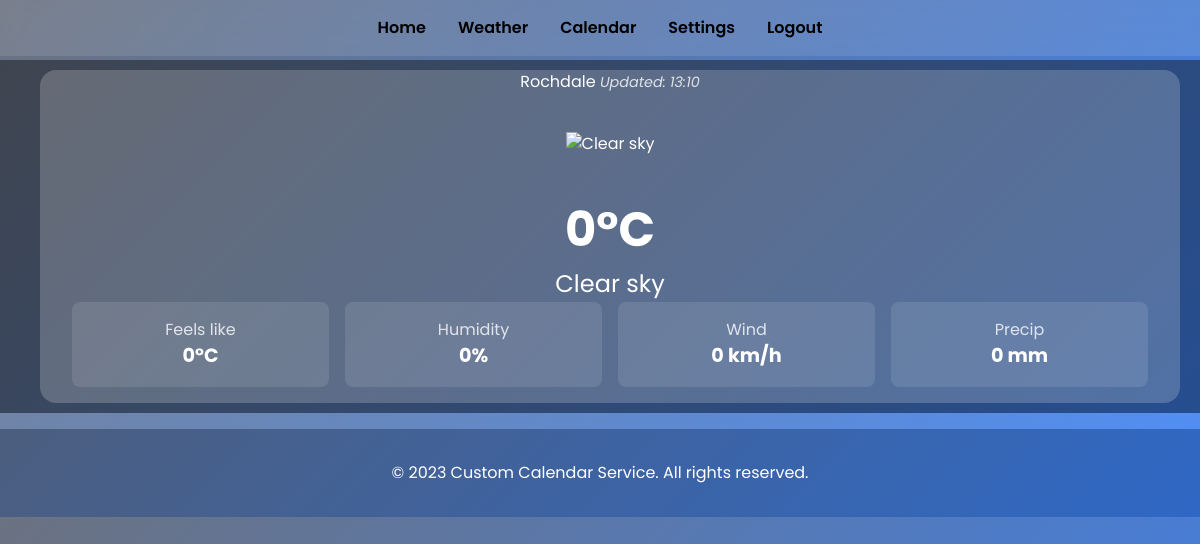
Screenshot of /weather.php (signed in) with the database file from the repository.
### tables this page shows
CREATE TABLE weather_preferences (
        id INTEGER PRIMARY KEY AUTOINCREMENT,
        user_id INTEGER NOT NULL UNIQUE,
        location_type TEXT NOT NULL, -- 'geolocation' or 'city'
        city_name TEXT,
        latitude REAL,
        longitude REAL,
        timestamp DATETIME DEFAULT CURRENT_TIMESTAMP
    );

### config.php (called while the page is built, shortened)
<?php
try {
    $db = new PDO('sqlite:access.db');
    $db->setAttribute(PDO::ATTR_ERRMODE, PDO::ERRMODE_EXCEPTION);
    $db->exec("CREATE TABLE IF NOT EXISTS users (
        user_id INTEGER PRIMARY KEY AUTOINCREMENT,
        username TEXT NOT NULL UNIQUE,
        password TEXT NOT NULL,
        access_code TEXT NOT NULL
    )");
    $db->exec("CREATE TABLE IF NOT EXISTS events (
        event_id INTEGER PRIMARY KEY AUTOINCREMENT,
        user_id INTEGER NOT NULL,
        summary TEXT NOT NULL,
        start_time DATETIME NOT NULL,
        end_time DATETIME NOT NULL,
        description TEXT,
        all_day BOOLEAN DEFAULT 0,
        timestmp DATETIME DEFAULT CURRENT_TIMESTAMP,
        source TEXT DEFAULT 'local',
        google_event_id TEXT,
        ics_calendar_id INTEGER
    )");
    $db->exec("CREATE TABLE IF NOT EXISTS ics_calendars (
        calendar_id INTEGER PRIMARY KEY AUTOINCREMENT,
        user_id INTEGER NOT NULL,
        ics_url TEXT NOT NULL,
        skip_outdated BOOLEAN DEFAULT 0,
        UNIQUE(user_id, ics_url)
    )");
    $db->exec("CREATE TABLE IF NOT EXISTS weather_preferences (
        id INTEGER PRIMARY KEY AUTOINCREMENT,
        user_id INTEGER NOT NULL UNIQUE,
        location_type TEXT NOT NULL, -- 'geolocation' or 'city'
        city_name TEXT,
        latitude REAL,
        longitude REAL,
        timestamp DATETIME DEFAULT CURRENT_TIMESTAMP
    )");
} catch (PDOException $e) {
    die("Database Error: " . $e->getMessage());
}
function get_icon_class($code) {
    return match($code) {
        0 => 'img/icons/Clear_sky.png',
        1 => 'img/icons/Mainly_clear.png',
        2 => 'img/icons/Partly_cloudy.png',
        3 => 'img/icons/Overcast.png',
        45 => 'img/icons/Fog.png',
        48 => 'img/icons/Depositing_rime_fog.png',
        51 => 'img/icons/Light_drizzle.png',
        53 => 'img/icons/Moderate_drizzle.png',
        55 => 'img/icons/Dense_drizzle.png',
        61 => 'img/icons/Slight_rain.png',
        63 => 'img/icons/Moderate_rain.png',
        65 => 'img/icons/Heavy_rain.png',
        71 => 'img/icons/Slight_snow_fal.png',
        73 => 'img/icons/Moderate_snow_fall.png',
        75 => 'img/icons/Heavy_snow_fal.png',
        80 => 'img/icons/Slight_rain_showers.png',
        81 => 'img/icons/Moderate_rain_showers.png',
        82 => 'img/icons/Violent_rain_showers.png',
        95 => 'img/icons/Thunderstorm.png',
        96 => 'img/icons/Thunderstorm_with_slight_hail.png',
        99 => 'img/icons/Thunderstorm_with_heavy_hail.png',
        default => 'img/icons/Unknown.png'
    };
}
function get_weather_data() {
    global $db;
    $lat = 53.6177;
    $lon = -2.1552;
    $location_name = 'Rochdale, UK';
    if (isset($_SESSION['user_id'])) {
        $stmt = $db->prepare("SELECT * FROM weather_preferences WHERE user_id = ?");
        $stmt->execute([$_SESSION['user_id']]);
        $prefs = $stmt->fetch(PDO::FETCH_ASSOC);
        if ($prefs) {
            if ($prefs['location_type'] === 'city' && $prefs['latitude'] && $prefs['longitude']) {
                $lat = $prefs['latitude'];
                $lon = $prefs['longitude'];
                $location_name = $prefs['city_name'];
            } elseif ($prefs['location_type'] === 'geolocation') {
                $location_name = 'Current Location';
            }
        }
    }
    $url = "https://api.open-meteo.com/v1/forecast?latitude={$lat}&longitude={$lon}&current=temperature_2m,relative_humidity_2m,apparent_temperature,precipitation,weather_code,wind_speed_10m,wind_direction_10m&daily=weather_code,temperature_2m_max,temperature_2m_min,precipitation_sum&timezone=auto&forecast_days=7";
    $weather_data = json_decode(file_get_contents($url), true);
    $current = $weather_data['current'] ?? [];
    $daily = $weather_data['daily'] ?? [];
    $weather_codes = [
        0 => 'Clear sky', 1 => 'Mainly clear', 2 => 'Partly cloudy', 3 => 'Overcast',
        45 => 'Fog', 48 => 'Depositing rime fog', 51 => 'Light drizzle', 53 => 'Moderate drizzle', 55 => 'Dense drizzle',
        61 => 'Slight rain', 63 => 'Moderate rain', 65 => 'Heavy rain',
        71 => 'Slight snow fall', 73 => 'Moderate snow fall', 75 => 'Heavy snow fall',
        80 => 'Slight rain showers', 81 => 'Moderate rain showers', 82 => 'Violent rain showers',
        95 => 'Thunderstorm', 96 => 'Thunderstorm with slight hail', 99 => 'Thunderstorm with heavy hail'
    ];
    $code = $current['weather_code'] ?? 0;
    $description = $weather_codes[$code] ?? 'Unknown';
    $icon_class = get_icon_class($code);
    return [
        'current' => $current,
        'daily' => $daily,
        'description' => $description,
        'icon_class' => $icon_class,
        'weather_codes' => $weather_codes,
        'location_name' => $location_name
    ];
}
?>

### weather.php (the view, shortened to what this page needs)
<?php
include 'config.php';
$weather = get_weather_data();
?>
<!DOCTYPE html>
<html lang="en">
<head>
    <script src="https://cdn.tailwindcss.com"></script>
</head>
<body>
    <?php include 'menu.php'; ?>
    <section class="weather-section">
        <div class="weather-content">
            <div class="weather-card">
                <div class="location"><?php echo htmlspecialchars($weather['location_name']); ?>                <i class="update-time">Updated: <?php echo date('H:i'); ?></i>
</div>
                <div class="weather-icon"><img src="<?php echo $weather['icon_class']; ?>" alt="<?php echo $weather['description']; ?>"></div>
                <div class="weather-temp"><?php echo round($weather['current']['temperature_2m'] ?? 0); ?>°C</div>
                <div class="weather-desc"><?php echo $weather['description']; ?></div>
                <div class="weather-details">
                    <div class="weather-detail-item feels-like">
                        <span class="weather-detail-label">Feels like</span>
                        <span class="weather-detail-value"><?php echo round($weather['current']['apparent_temperature'] ?? 0); ?>°C</span>
                    </div>
                    <div class="weather-detail-item humidity">
                        <span class="weather-detail-label">Humidity</span>
                        <span class="weather-detail-value"><?php echo $weather['current']['relative_humidity_2m'] ?? 0; ?>%</span>
                    </div>
                    <div class="weather-detail-item wind">
                        <span class="weather-detail-label">Wind</span>
                        <span class="weather-detail-value"><?php echo round($weather['current']['wind_speed_10m'] ?? 0); ?> km/h</span>
                    </div>
                    <div class="weather-detail-item precip">
                        <span class="weather-detail-label">Precip</span>
                        <span class="weather-detail-value"><?php echo $weather['current']['precipitation'] ?? 0; ?> mm</span>
                    </div>
                </div>
            </div>
        </div>
    </section>
    <section class="forecast-section">
    </section>
    <footer>
        <p>&copy; 2023 Custom Calendar Service. All rights reserved.</p>
    </footer>
</body>
</html>

### weather.php (style rules this page uses)
body { padding-top: 60px; font-family: 'Poppins', sans-serif; background: linear-gradient(135deg, #6B7280, #3B82F6); color: #fff; overflow-x: hidden; }
.weather-section { position: relative; display: flex; align-items: center; justify-content: center; text-align: center; overflow: hidden; padding: 0; width: 100%; }
.weather-section::before { content: ''; position: absolute; top: 0; left: 0; width: 100%; height: 100%; background: rgba(0, 0, 0, 0.4); z-index: 1; }
.weather-content { z-index: 2; width: 95%; padding: 0; height: 100%; }
.weather-card { display: flex; flex-direction: column; align-items: center; background: rgba(255, 255, 255, 0.2); padding-left: 2rem; padding-right: 2rem; border-radius: 1rem; text-align: center; width: 100%; height: 100%; margin: 10px; animation: fadeInUp 1s ease-out; overflow-y: auto; }
.weather-icon { display: flex; justify-content: center; align-items: center; width: 100px; height: 100px; }
.weather-icon img { max-width: 100%; max-height: 100%; object-fit: contain; }
.weather-temp { font-size: 3rem; font-weight: bold; }
.weather-desc { font-size: 1.5rem; }
.weather-details { display: grid; grid-template-columns: repeat(auto-fit, minmax(150px, 1fr)); gap: 1rem; margin-bottom: 1rem; width: 100%; }
.weather-detail-item { background: rgba(255, 255, 255, 0.1); padding: 1rem; border-radius: 0.5rem; text-align: center; }
.weather-detail-label { display: block; font-size: 1rem; opacity: 0.8; }
.weather-detail-value { font-size: 1.2rem; font-weight: bold; }
.update-time { font-size: 0.9rem; opacity: 0.8; }
.forecast-section { position: relative; display: flex; align-items: center; justify-content: center; text-align: center; overflow: hidden; background: rgba(255, 255, 255, 0.1); }
footer { padding: 2rem; text-align: center; background: rgba(0, 0, 0, 0.2); }

### rows the page displays
weather_preferences: city_name "Rochdale", city_name "0", city_name "Clear sky"
